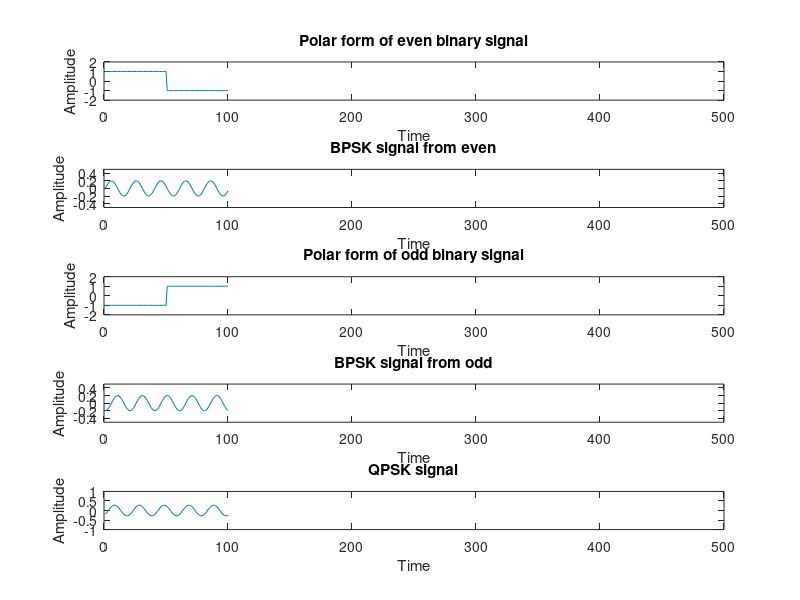

Reproduce this figure in MATLAB. (Note: this script raises an error after producing the figure.)
clc;
clear all;
close all;

% Input
N = input('Enter N = ');
f = input('Enter frequency = ');
t = 0:0.01:0.49;
x = randi([0,1], [1,10000]);

% Separating odd and even components
even = [];
odd = [];
for i = 1:N/2
    even = [even x(2*i)];
end
for i = 0:N/2-1
    odd = [odd x((2*i)+1)];
end

% Even component BPSK
msge = [];
xe = [];
for i = 1:N/2
    if even(i) == 1
        xe = ones(1, 50);
    else
        xe = -1 .* ones(1, 50);
    end
    msge = [msge xe];
end
subplot(5, 1, 1);
plot(msge);
xlabel('Time');
ylabel('Amplitude');
title('Polar form of even binary signal');
axis([0 500 -2 2]);

s = sin(2*pi*f*t);
snor = s / sqrt(sum(s.*s));

bpske = [];
for i = 1:N/2
    if even(i) == 1
        se = snor;
    else
        se = -snor;
    end
    bpske = [bpske se];
end
subplot(5, 1, 2);
plot(bpske);
xlabel('Time');
ylabel('Amplitude');
title('BPSK signal from even');
axis([0 500 -0.5 0.5]);

% Odd component BPSK
msgo = [];
xo = [];
for i = 1:N/2
    if odd(i) == 1
        xo = ones(1, 50);
    else
        xo = -1 .* ones(1, 50);
    end
    msgo = [msgo xo];
end
subplot(5, 1, 3);
plot(msgo);
xlabel('Time');
ylabel('Amplitude');
title('Polar form of odd binary signal');
axis([0 500 -2 2]);

c = cos(2*pi*f*t);
cnor = c / sqrt(sum(c.*c));

bpsko = [];
for i = 1:N/2
    if odd(i) == 1
        so = cnor;
    else
        so = -cnor;
    end
    bpsko = [bpsko so];
end
subplot(5, 1, 4);
plot(bpsko);
xlabel('Time');
ylabel('Amplitude');
title('BPSK signal from odd');
axis([0 500 -0.5 0.5]);

% QPSK
qp = bpske + bpsko;
subplot(5, 1, 5);
plot(qp);
xlabel('Time');
ylabel('Amplitude');
title('QPSK signal');
axis([0 500 -1 1]);

% Adding AWGN, demodulation, detection
l = length(qp);
reshapede = [];
reshapedo = [];
pee = [];
peo = [];
snr = [];
ser = [];

for j = 0:0.1:1
    sd = sqrt(j);
    rcvd = qp + (sd .* randn(1, l));
    h = reshape(rcvd, 50, 5000);
    reshapede = snor * h; % Even
    reshapedo = cnor * h; % Odd
    
    if j == 0
        scatterplot([reshapede', reshapedo']);
        title(['Constellation diagram for noise variance=', num2str(j)]);
    elseif j == 0.1
        scatterplot([reshapede', reshapedo']);
        title(['Constellation diagram for noise variance=', num2str(j)]);
    elseif j == 0.2
        scatterplot([reshapede', reshapedo']);
        title(['Constellation diagram for noise variance=', num2str(j)]);
    end
    
    % BER, SER and PSD
    RE = reshapede > 0;
    RO = reshapedo > 0;
    dem = [];
    for i = 1:N/2
        dem = [dem RO(i) RE(i)];
    end
    
    pe_pr = (sum(xor(dem, x))) / N; % PRACTICAL BER
    pee = [pee pe_pr];
    
    SNR = 1 / (2 * j);
    SNR1 = 10 * log10(SNR); % dB
    snr = [snr SNR1];
    
    pe_th = 0.5 * erfc(sqrt(SNR)); % THEORETICAL BER
    peo = [peo pe_th];
    
    SER = erfc(sqrt(SNR));
    ser = [ser SER];
end

figure;
semilogy(snr, pee);
title('BER vs SNR');
xlabel('SNR');
ylabel('BER');

figure;
semilogy(snr, pee, '*', snr, peo, 'b');
title('PRACTICAL vs THEORETICAL');
legend('Practical', 'Theoretical');
xlabel('SNR');
ylabel('BER');

figure;
semilogy(snr, ser);
title('SER vs SNR');
xlabel('SNR');
ylabel('SER');
